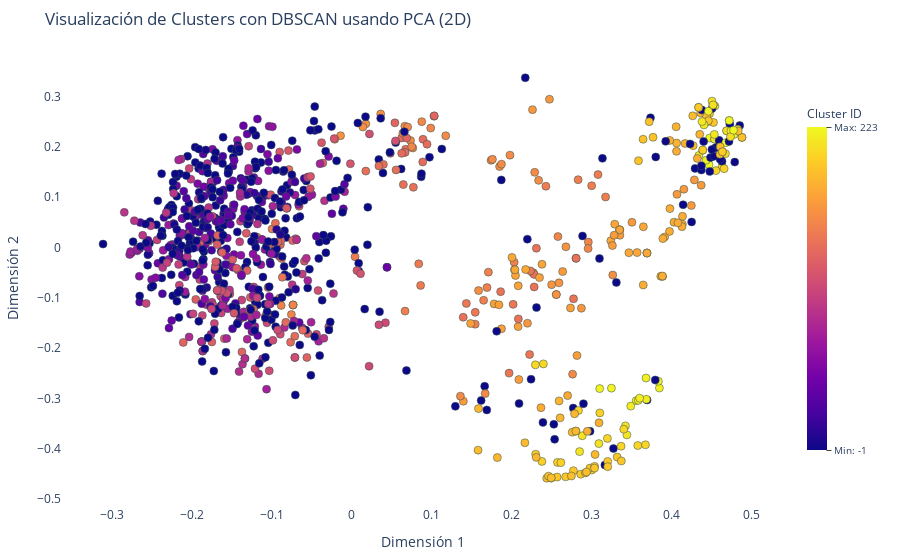
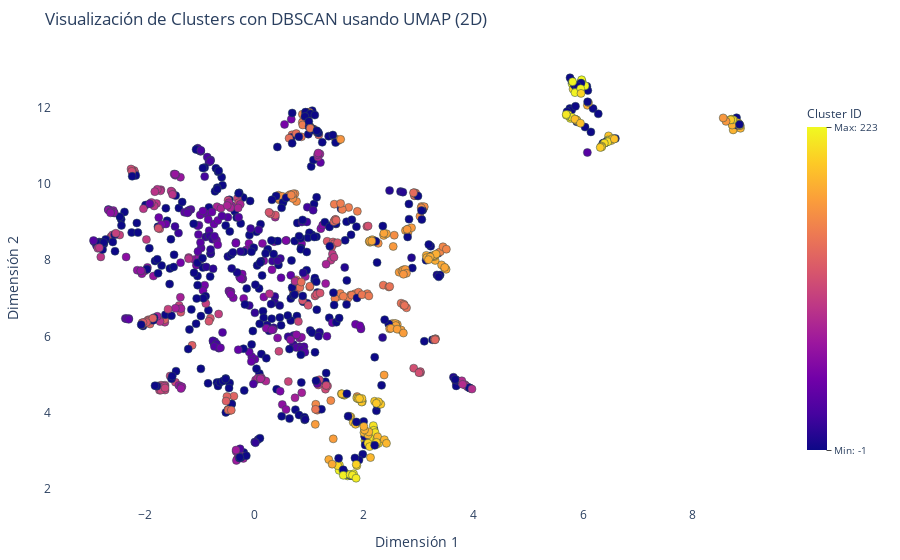

Notebook code for these charts, in order:
### Markdown cell above
## Análisis de Clustering con HDBSCAN

Este proceso aplica el algoritmo **HDBSCAN** para realizar clustering sobre los embeddings de los productos basados en sus títulos. La configuración de parámetros elegida para este análisis es `min_cluster_size=2`, `min_samples=2` y `epsilon=0.05`, buscando identificar los clusters y calcular métricas de evaluación como el **Silhouette Score** y el **Davies-Bouldin Score**.

## Proceso

### 1. **Aplicación de HDBSCAN:**
   - **Parámetros elegidos:**
     - `min_cluster_size=2`: Este valor se eligió para permitir que se formen clusters con el mínimo número de puntos (2).
     - `min_samples=2`: Número mínimo de puntos necesarios en el vecindario de un punto para ser considerado parte de un cluster.
     - `epsilon=0.05`: Umbral de densidad para la selección de clusters, elegido para permitir una mayor flexibilidad en la formación de clusters.
   - **Resultado:** Se calcula el número de clusters válidos, excluyendo los puntos de ruido (etiquetados como `-1`).

### 2. **Métricas de Evaluación:**
   - **Silhouette Score:** Mide la cohesión y separación de los clusters, con valores más altos indicando una mejor calidad del clustering.
   - **Davies-Bouldin Score:** Evalúa la separación entre los clusters; un valor más bajo indica una mejor separación.

### 3. **Reducción de Dimensiones:**
   - **PCA (2D):** Se utiliza para reducir la dimensionalidad de los embeddings a 2D, lo que facilita la visualización de los clusters.
   - **UMAP (2D):** Similar a PCA, pero con un enfoque más flexible para la reducción de dimensionalidad en espacios no lineales.

### 4. **Visualización Interactiva:**
   - **PCA:** Se crea una visualización 2D interactiva que muestra los clusters usando **PCA**.
   - **UMAP:** Otra visualización interactiva de los clusters utilizando **UMAP**.

## Resultados

- **Número de Clusters:** [Número de clusters calculado]
- **Silhouette Score:** [Valor calculado]
- **Davies-Bouldin Score:** [Valor calculado]
- **Porcentaje de Ruido:** [Porcentaje de puntos de ruido]

### Visualización:
   - **Gráfica de PCA (2D):** Muestra cómo los clusters están distribuidos en las dos primeras dimensiones después de la reducción de la dimensionalidad.
   - **Gráfica de UMAP (2D):** Muestra la misma información pero utilizando el algoritmo UMAP, que puede capturar estructuras de datos no lineales.

## Consideraciones

- **Configuración de parámetros:** Los valores de `min_cluster_size`, `min_samples` y `epsilon` fueron seleccionados con base en la naturaleza del conjunto de datos y la flexibilidad que se requiere para formar clusters adecuados.
- **Evaluación del clustering:** Las métricas de evaluación aseguran que los clusters formados sean de alta calidad y bien diferenciados.
- **Visualización:** Las visualizaciones interactivas en 2D (tanto PCA como UMAP) permiten inspeccionar visualmente la calidad y la separación de los clusters.

--- 

Esta implementación de HDBSCAN permite analizar grandes volúmenes de productos, agrupándolos de manera eficiente y visualizando los resultados de forma clara y comprensible.

### Code cell
import numpy as np
import pandas as pd
from sklearn.cluster import HDBSCAN
from sklearn.metrics import silhouette_score, davies_bouldin_score
import umap
import matplotlib.pyplot as plt
import plotly.express as px

# Cargar el DataFrame desde el archivo Pickle (embeddings ya generados)
df = pd.read_pickle("../data/embeddings/productos_con_embeddings.pkl")

# Extraer los embeddings de la columna 'embeddings_title_std_lemma'
X_emb = np.array(df['embeddings_title_std_lemma'].tolist())

# Aplicar HDBSCAN
print("Aplicando HDBSCAN...")
hdbscan_clusterer = HDBSCAN(min_cluster_size=2, min_samples=2, metric='euclidean', cluster_selection_epsilon=0.05)
hdbscan_labels = hdbscan_clusterer.fit_predict(X_emb)

# Agregar etiquetas de cluster al DataFrame
df['cluster'] = hdbscan_labels

# Calcular métricas de evaluación
n_clusters = len(set(hdbscan_labels)) - (1 if -1 in hdbscan_labels else 0)
print(f"Número de clusters encontrados: {n_clusters}")

if n_clusters > 1:
    silhouette_avg = silhouette_score(X_emb, hdbscan_labels, metric='euclidean')
    davies_bouldin = davies_bouldin_score(X_emb, hdbscan_labels)
    print(f"Silhouette Score: {silhouette_avg:.4f}")
    print(f"Davies-Bouldin Score: {davies_bouldin:.4f}")
else:
    print("No se pueden calcular métricas de evaluación debido a un número insuficiente de clusters.")

# Reducir dimensiones con PCA (2D)
pca_2d = PCA(n_components=2)
X_pca_2d = pca_2d.fit_transform(X_emb)

# Reducir dimensiones con UMAP (2D)
umap_reducer_2d = umap.UMAP(n_components=2, random_state=42)
X_umap_2d = umap_reducer_2d.fit_transform(X_emb)

# Función para personalizar visualización
def customize_plot(fig, title):
    fig.update_traces(marker=dict(size=8, line=dict(width=0.5, color='DarkSlateGrey')))
    fig.update_layout(
        title=title,
        coloraxis_colorbar=dict(
            title="Cluster ID",
            thickness=20,
            len=0.8,
            ticks="outside",
            tickvals=[df['cluster'].min(), df['cluster'].max()],  # Solo rango inicial y final
            ticktext=[f"Min: {df['cluster'].min()}", f"Max: {df['cluster'].max()}"],
            tickfont=dict(size=10),
        ),
        margin=dict(l=50, r=50, t=50, b=50),
        plot_bgcolor="white",  # Fondo blanco
        xaxis=dict(title="Dimensión 1", showgrid=False),  # Quitar rejillas
        yaxis=dict(title="Dimensión 2", showgrid=False)   # Quitar rejillas
    )
    return fig

# Visualización interactiva con PCA (2D) y barra de colores
pca_2d_fig = px.scatter(
    x=X_pca_2d[:, 0], 
    y=X_pca_2d[:, 1], 
    color=df['cluster'],  # Color continuo para barra de colores
    hover_data={'Título': df['title_std'], 'Cluster': df['cluster']},
    labels={'x': 'Componente Principal 1', 'y': 'Componente Principal 2', 'color': 'Clusters'}
)

# Personalizar la visualización PCA
pca_2d_fig = customize_plot(pca_2d_fig, "Visualización de Clusters con DBSCAN usando PCA (2D)")
pca_2d_fig.show()

# Visualización interactiva con UMAP (2D) y barra de colores
umap_2d_fig = px.scatter(
    x=X_umap_2d[:, 0], 
    y=X_umap_2d[:, 1], 
    color=df['cluster'],  # Color continuo para barra de colores
    hover_data={'Título': df['title_std'], 'Cluster': df['cluster']},
    labels={'x': 'Dimensión 1', 'y': 'Dimensión 2', 'color': 'Clusters'}
)

# Personalizar la visualización UMAP
umap_2d_fig = customize_plot(umap_2d_fig, "Visualización de Clusters con DBSCAN usando UMAP (2D)")
umap_2d_fig.show()

### Figure 1 — Plotly figure (JSON) as saved in the notebook; plotly's stock layout.template omitted (floating-point values rounded to 4 significant figures; data arrays with more than 128 entries replaced by an {"elided": "..."} marker saying what was removed)
{"data": [{"customdata": {"elided": "1000x2 mixed values"}, "hovertemplate": "Componente Principal 1=%{x}<br>Componente Principal 2=%{y}<br>Título=%{customdata[0]}<br>Cluster=%{customdata[1]}<br>Clusters=%{marker.color}<extra></extra>", "legendgroup": "", "marker": {"color": {"elided": "1000 int values"}, "coloraxis": "coloraxis", "line": {"color": "DarkSlateGrey", "width": 0.5}, "size": 8, "symbol": "circle"}, "mode": "markers", "name": "", "orientation": "v", "showlegend": false, "type": "scatter", "x": {"elided": "1000 float values"}, "xaxis": "x", "y": {"elided": "1000 float values"}, "yaxis": "y"}], "layout": {"coloraxis": {"colorbar": {"len": 0.8, "thickness": 20, "tickfont": {"size": 10}, "ticks": "outside", "ticktext": ["Min: -1", "Max: 223"], "tickvals": [-1, 223], "title": {"text": "Cluster ID"}}, "colorscale": [[0, "#0d0887"], [0.1111, "#46039f"], [0.2222, "#7201a8"], [0.3333, "#9c179e"], [0.4444, "#bd3786"], [0.5556, "#d8576b"], [0.6667, "#ed7953"], [0.7778, "#fb9f3a"], [0.8889, "#fdca26"], [1, "#f0f921"]]}, "legend": {"tracegroupgap": 0}, "margin": {"b": 50, "l": 50, "r": 50, "t": 50}, "plot_bgcolor": "white", "title": {"text": "Visualización de Clusters con DBSCAN usando PCA (2D)"}, "xaxis": {"anchor": "y", "domain": [0, 1], "showgrid": false, "title": {"text": "Dimensión 1"}}, "yaxis": {"anchor": "x", "domain": [0, 1], "showgrid": false, "title": {"text": "Dimensión 2"}}}}

### Figure 2 — Plotly figure (JSON) as saved in the notebook; plotly's stock layout.template omitted (floating-point values rounded to 4 significant figures; data arrays with more than 128 entries replaced by an {"elided": "..."} marker saying what was removed)
{"data": [{"customdata": {"elided": "1000x2 mixed values"}, "hovertemplate": "Dimensión 1=%{x}<br>Dimensión 2=%{y}<br>Título=%{customdata[0]}<br>Cluster=%{customdata[1]}<br>Clusters=%{marker.color}<extra></extra>", "legendgroup": "", "marker": {"color": {"elided": "1000 int values"}, "coloraxis": "coloraxis", "line": {"color": "DarkSlateGrey", "width": 0.5}, "size": 8, "symbol": "circle"}, "mode": "markers", "name": "", "orientation": "v", "showlegend": false, "type": "scatter", "x": {"elided": "1000 float values"}, "xaxis": "x", "y": {"elided": "1000 float values"}, "yaxis": "y"}], "layout": {"coloraxis": {"colorbar": {"len": 0.8, "thickness": 20, "tickfont": {"size": 10}, "ticks": "outside", "ticktext": ["Min: -1", "Max: 223"], "tickvals": [-1, 223], "title": {"text": "Cluster ID"}}, "colorscale": [[0, "#0d0887"], [0.1111, "#46039f"], [0.2222, "#7201a8"], [0.3333, "#9c179e"], [0.4444, "#bd3786"], [0.5556, "#d8576b"], [0.6667, "#ed7953"], [0.7778, "#fb9f3a"], [0.8889, "#fdca26"], [1, "#f0f921"]]}, "legend": {"tracegroupgap": 0}, "margin": {"b": 50, "l": 50, "r": 50, "t": 50}, "plot_bgcolor": "white", "title": {"text": "Visualización de Clusters con DBSCAN usando UMAP (2D)"}, "xaxis": {"anchor": "y", "domain": [0, 1], "showgrid": false, "title": {"text": "Dimensión 1"}}, "yaxis": {"anchor": "x", "domain": [0, 1], "showgrid": false, "title": {"text": "Dimensión 2"}}}}
